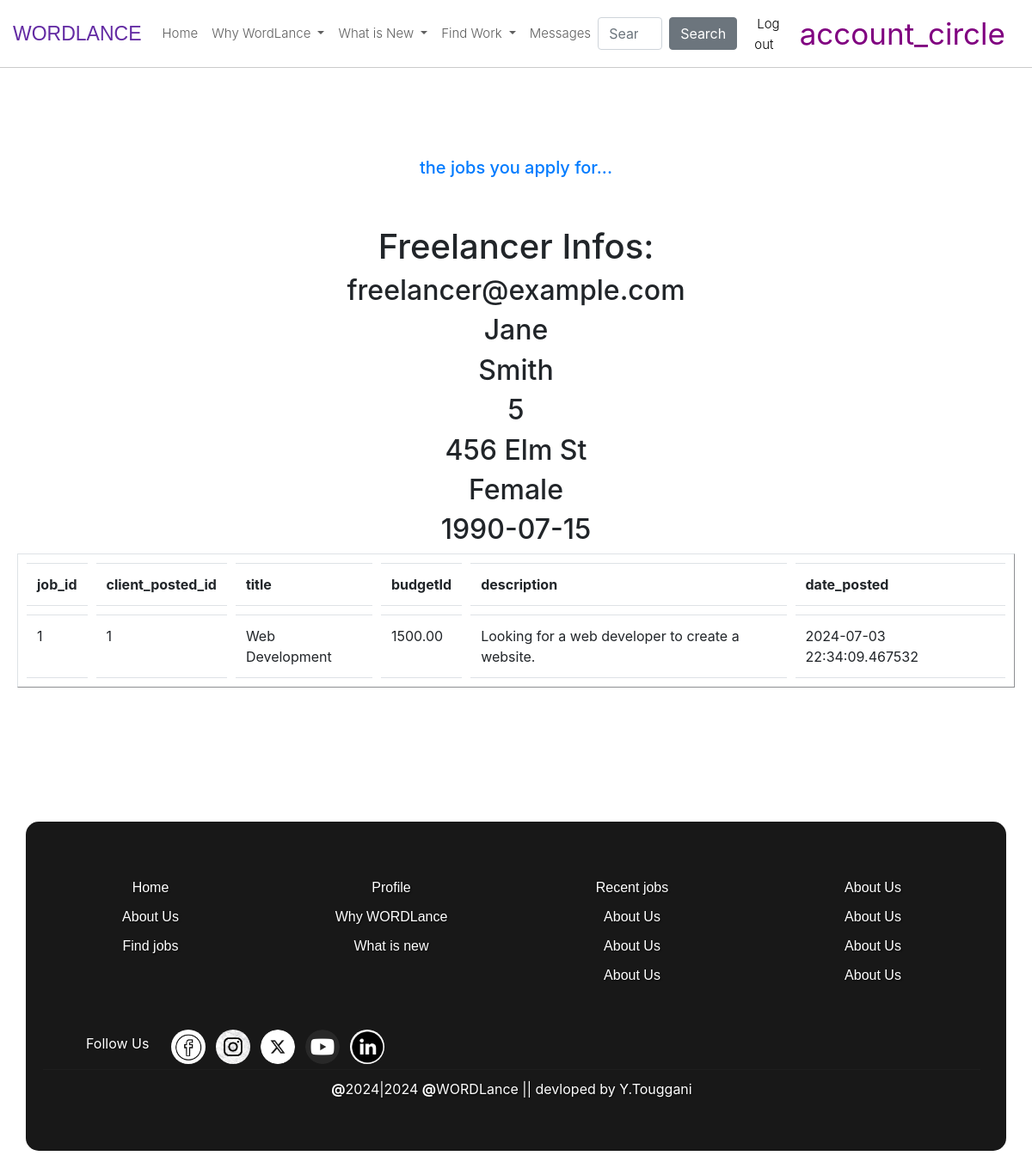
The app's page /jobs_i_apply_for (signed in) with its own data.
### app.py (models this page shows)
class freelancers(UserMixin, db.Model):
    id = db.Column(db.Integer, primary_key=True, autoincrement=True)
    email = db.Column(db.String(50), unique=True, nullable=False)
    password = db.Column(db.String(128), nullable=False)  # Adjusted for secure hashing
    firstname = db.Column(db.String(50), nullable=False)
    lastname = db.Column(db.String(50), nullable=False)
    phone_num = db.Column(db.String(20), nullable=True)
    succeces = db.Column(db.Integer, nullable=True)
    address = db.Column(db.String(255))
    gender = db.Column(db.String(20))
    birthdate = db.Column(db.Date)
    company = db.Column(db.String(50), nullable=True)
    self_intro = db.Column(db.String(1000), nullable=False)
    profile_title = db.Column(db.String(50), nullable=False)
    price_of_work_for_hour = db.Column(db.Integer, nullable=True)
    date_created = db.Column(db.DateTime, default=datetime.utcnow)

class joboffers(db.Model):
    job_id = db.Column(db.Integer, primary_key=True, autoincrement=True)
    id = db.Column(db.Integer, ForeignKey('clients.id'), nullable=False)
    title = db.Column(db.String(100), nullable=False)
    description = db.Column(db.Text)
    budget = db.Column(db.DECIMAL(10, 2))
    location = db.Column(db.String(100))
    date_posted = db.Column(db.DateTime, default=datetime.utcnow)

### app.py (the view)
@app.route('/jobs_i_apply_for', methods=['GET', 'POST'])
@login_required
def jobs_i_apply_for():
    my_applications = applications.query.filter(applications.id == current_user.id).all()
    if my_applications:
        for_free_lancer_id = applications.query.filter(applications.id == current_user.id).first()
        freelancer = freelancers.query.filter(freelancers.id == for_free_lancer_id.id).first()
        email = freelancer.email
        firstname = freelancer.firstname
        lastname = freelancer.lastname
        succeces = freelancer.succeces
        address = freelancer.address
        gender = freelancer.gender
        birthdate = freelancer.birthdate
        jobs_id_lists = []
        for a in my_applications:
            jobs_id_lists.append(a.job_id)
        data = []
        for i in jobs_id_lists:
            job = joboffers.query.filter(joboffers.job_id == i).first()
            mydict = {}
            mydict["job_id"]= job.job_id
            mydict["client_posted_id"]= job.id
            mydict["title"]= job.title
            mydict["description"]= job.description
            mydict["budget"]= job.budget
            mydict["date_posted"]= job.date_posted
            data.append(mydict)
        login = True
        return render_template("jobs_i_apply_for.html", data = data, email=email,login = login,
            firstname=firstname, lastname=lastname,
            succeces=succeces, address=address, gender=gender, birthdate=birthdate)
    else:
        return render_template("jobs_i_apply_for.html")

### app.py (called while the page is built)
@login_manager.user_loader
def load_user(id):
    return freelancers.query.get(int(id))

### templates/jobs_i_apply_for.html (shortened to what this page needs)
{% extends "Base.html" %}
{% block content %}
	<br>
	<center>
        {% if data %}
            <h3 class="text-primary"style="margin-top: 60px;">the jobs you apply for...</h3><br><br>
            <div>
                <h1>Freelancer Infos:</h1>
                <h2>{{email}}</h2>
                <h2>{{firstname}}</h2>
                <h2>{{lastname}}</h2>
                <h2>{{succeces}}</h2>
                <h2>{{address}}</h2>
                <h2>{{gender}}</h2>
                <h2>{{birthdate}}</h2>
                <table border="1" style="border-collapse: separate; border-spacing: 10px;" class="table table-hover">
                    <tr>
                        <th>job_id</th>
                        <th>client_posted_id</th>
                        <th>title</th>
                        <th>budgetId</th>
                        <th>description</th>
                        <th>date_posted</th>
                    </tr>
                    {% for info in data %}
                        <tr>
                            <td>{{ info.job_id }}</td>
                            <td>{{ info.client_posted_id }}</td>
                            <td>{{ info.title }}</td>
                            <td>{{ info.budget }}</td>
                            <td>{{ info.description }}</td>
                            <td>{{ info.date_posted }}</td>
                        </tr>
                    {% endfor %}
                </table>
            </div>
        {% else %}
            <h3 class="text-primary"style="margin-top: 120px;border: 2px solid black;margin: 100px 400px;">You had Not Apply for any Jobs yet!!!</h3><br><br>
        {% endif %}
    </center>
{% endblock content %}

### templates/Base.html (style rules this page uses)
h3 { font-size: 20px; margin-top: 10px; color: rgb(103, 103, 103); }

### records on screen
freelancers: email "freelancer@example.com", firstname "Jane", lastname "Smith", address "456 Elm St", gender "Female", birthdate "1990-07-15"
joboffers: job_id "1", client_posted_id "1", title "Web Development", budget "1500.00", description "Looking for a web developer to create a website.", date_posted "2024-07-03 22:34:09.467532"

### other values on screen
{{ succeces }} "5"
